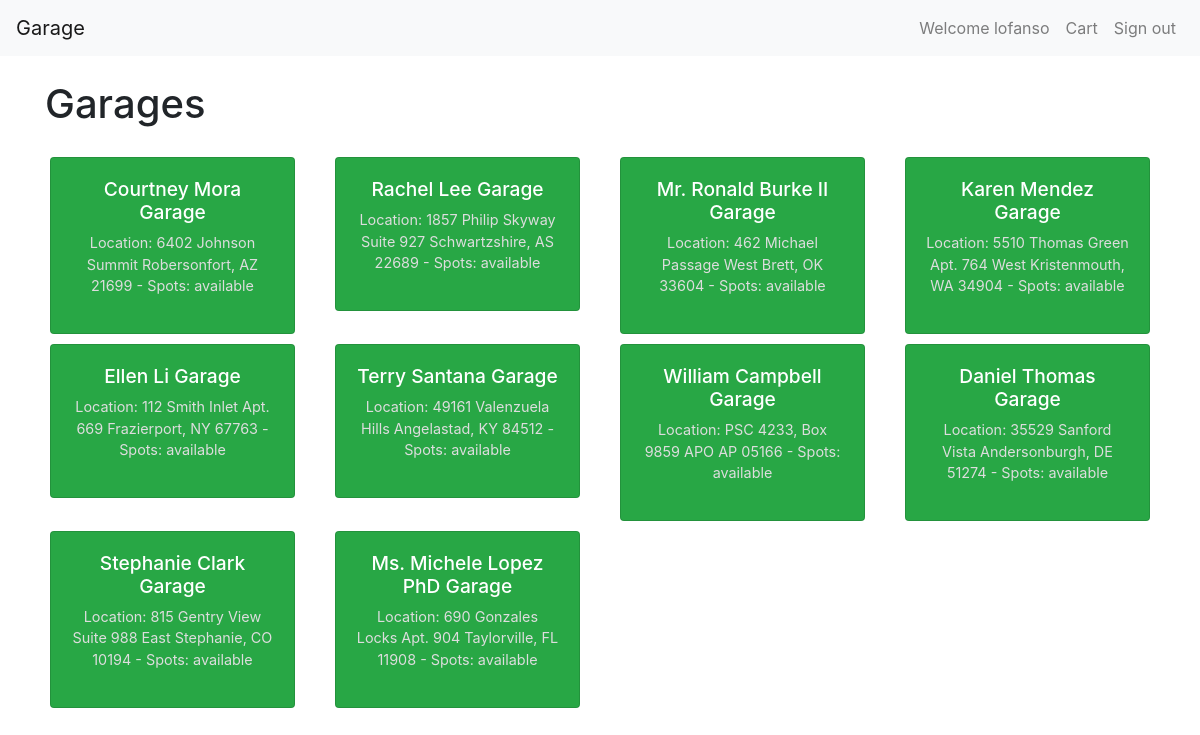
The page / (signed in) on the database its author committed.
### models.py (models this page shows)
class User(Base, UserMixin):
    __tablename__ = "users"
    id = Column(Integer, primary_key=True)
    email = Column(String(50), unique=True)
    username = Column(String(20), unique=True)
    password = Column(String(256), unique=True)
    reserved = Column(Integer, default=-1)

class Garage(Base):
    __tablename__ = "garages"
    id = Column(Integer, primary_key=True)
    name = Column(String(50))
    location = Column(String(100))

### app.py (the view)
@app.route("/")
def index():
    garages = Garages.getAllGarages()
    return render_template("index.html", garages=garages, user=getUser())

### app.py (called while the page is built)
def getUser():
    return current_user.username if current_user.is_authenticated else None

@login_manager.user_loader
def load_user(user_id):
    return Users.getUserById(user_id)

### models.py (called while the page is built)
    def getUserById(id):
        usr = session.query(User).get(id)
        return usr

    def getAllGarages():
        garages = session.query(Garage).all()
        garages_as_dict = [user.__dict__ for user in garages]
        return garages_as_dict

### templates/index.html (shortened to what this page needs)
<!DOCTYPE html>
<html lang="en">
<head>
    <link rel="stylesheet" href="https://maxcdn.bootstrapcdn.com/bootstrap/4.0.0/css/bootstrap.min.css">
</head>
<body>
    {% include "head.html" %}
    <div class="container mt-4">
        <h1 class="mb-4">Garages</h1>
        <div class="row">
            {% for garage in garages %}
            <div class="col-sm-12 col-md-6 col-lg-4 col-xl-3">
                <div class="card spot-card {{ 'available' if garage.id else 'unavailable' }}" onclick="location.href='/garage/{{ garage.id if garage.id else '#' }}'">
                    <div class="card-body spot-body">
                        <h5 class="card-title">{{ garage.name }}</h5>
                        <p class="garage-info">Location: {{ garage.location }} - Spots: {{ garage.spots_available }} available</p>
                    </div>
                </div>
            </div>
            {% endfor %}
        </div>
    </div>
</body>
</html>

### templates/head.html (shortened to what this page needs)
<nav class="navbar navbar-expand-lg navbar-light bg-light">
    <a class="navbar-brand" href="/">Garage</a>
    <div class="collapse navbar-collapse" id="navbarNav">
        <ul class="navbar-nav ml-auto">
            {% if user %}
            <li class="nav-item"><a class="nav-link" href="/account">Welcome {{user}}</a></li>
            <li class="nav-item"><a class="nav-link" href="/cart">Cart</a></li>
            <li class="nav-item"><a class="nav-link" href="/signout">Sign out</a></li>
            {% else %}
            <li class="nav-item"><a class="nav-link" href="/login">Log in</a></li>
            <li class="nav-item"><a class="nav-link" href="/signup">Sign up</a></li>
            {% endif %}
        </ul>
    </div>
</nav>

### templates/index.html (style rules this page uses)
.spot-card { margin: 5px; cursor: pointer; transition: transform 0.2s; }
.spot-body { text-align: center; }
.available { background-color: #28a745; color: white; }
.card-title { font-size: 1.2rem; margin-bottom: 0.5rem; }
.garage-info { font-size: 0.9rem; color: #ddd; }

### rows shown on the page
User: username "lofanso"
Garage: name "Courtney Mora Garage", location "6402 Johnson Summit Robersonfort, AZ 21699"
Garage: name "Rachel Lee Garage", location "1857 Philip Skyway Suite 927 Schwartzshire, AS 22689"
Garage: name "Mr. Ronald Burke II Garage", location "462 Michael Passage West Brett, OK 33604"
Garage: name "Karen Mendez Garage", location "5510 Thomas Green Apt. 764 West Kristenmouth, WA 34904"
Garage: name "Ellen Li Garage", location "112 Smith Inlet Apt. 669 Frazierport, NY 67763"
Garage: name "Terry Santana Garage", location "49161 Valenzuela Hills Angelastad, KY 84512"
Garage: name "William Campbell Garage", location "PSC 4233, Box 9859 APO AP 05166"
Garage: name "Daniel Thomas Garage", location "35529 Sanford Vista Andersonburgh, DE 51274"
Garage: name "Stephanie Clark Garage", location "815 Gentry View Suite 988 East Stephanie, CO 10194"
Garage: name "Ms. Michele Lopez PhD Garage", location "690 Gonzales Locks Apt. 904 Taylorville, FL 11908"
